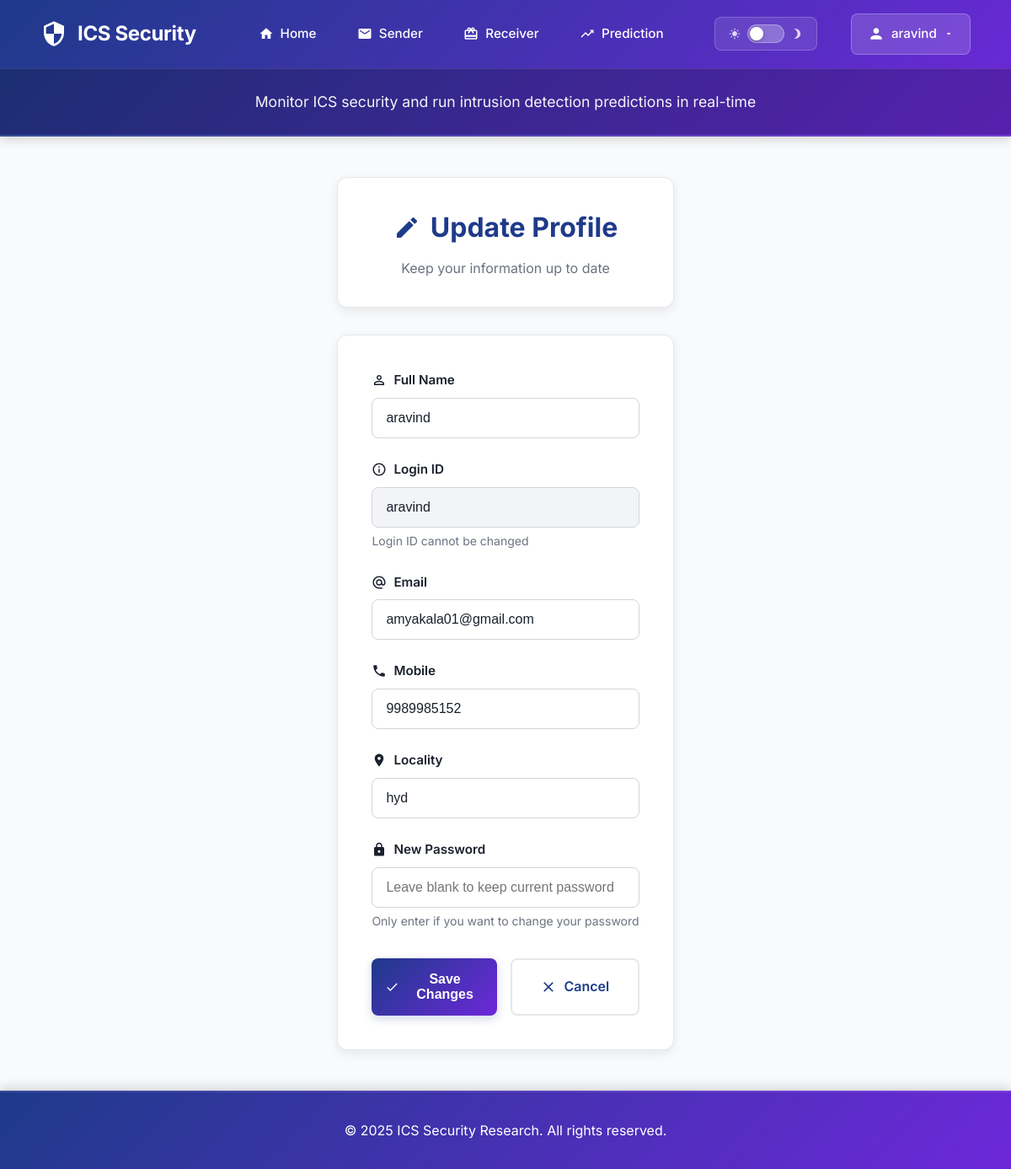
Page /update-profile/ (signed in) on the committed database.
### users/models.py (models this page shows, shortened)
class UserRegistrationModel(models.Model):
    name = models.CharField(max_length=100)
    loginid = models.CharField(unique=True, max_length=100)
    password = models.CharField(max_length=100)
    mobile = models.CharField(unique=True, max_length=100)
    email = models.CharField(unique=True, max_length=100)
    locality = models.CharField(max_length=100)
    address = models.CharField(max_length=1000)
    city = models.CharField(max_length=100)
    state = models.CharField(max_length=100)
    status = models.CharField(max_length=100)
    class Meta:
        db_table = 'UserRegistrations'

### users/views.py (the view, shortened to what this page needs)
# urls.py: path('update-profile/', usr.update_profile, name='update_profile'),
def update_profile(request):
    if 'id' not in request.session:
        messages.error(request, 'Please login to update your profile.')
        return redirect('UserLoginCheck')
    try:
        user = UserRegistrationModel.objects.get(id=request.session['id'])
        context = {
            'user': user
        }
        return render(request, 'update_profile.html', context)
    except UserRegistrationModel.DoesNotExist:
        messages.error(request, 'User not found.')
        return redirect('UserLoginCheck')

### templates/update_profile.html (shortened to what this page needs)
{% extends 'userbase.html' %}
{% block content %}
<div class="update-container">
    <div class="update-header">
        <h1>
            <svg xmlns="http://www.w3.org/2000/svg" viewBox="0 0 24 24">
                <path d="M3 17.25V21h3.75L17.81 9.94l-3.75-3.75L3 17.25zM20.71 7.04c.39-.39.39-1.02 0-1.41l-2.34-2.34c-.39-.39-1.02-.39-1.41 0l-1.83 1.83 3.75 3.75 1.83-1.83z"/>
            </svg>
            Update Profile
        </h1>
        <p>Keep your information up to date</p>
    </div>
    <form method="POST" class="update-form">
        <div class="form-group">
            <label for="name">
                Full Name
            </label>
            <input type="text" id="name" name="name" value="{{ user.name }}" required>
        </div>
        <div class="form-group">
            <label for="loginid">
                <svg xmlns="http://www.w3.org/2000/svg" viewBox="0 0 24 24">
                    <path d="M11 7h2v2h-2zm0 4h2v6h-2zm1-9C6.48 2 2 6.48 2 12s4.48 10 10 10 10-4.48 10-10S17.52 2 12 2zm0 18c-4.41 0-8-3.59-8-8s3.59-8 8-8 8 3.59 8 8-3.59 8-8 8z"/>
                </svg>
                Login ID
            </label>
            <input type="text" id="loginid" name="loginid" value="{{ user.loginid }}" disabled>
            <div class="form-note">Login ID cannot be changed</div>
        </div>
        <div class="form-group">
            <label for="email">
                Email
            </label>
            <input type="email" id="email" name="email" value="{{ user.email }}" required>
        </div>
        <div class="form-group">
            <label for="mobile">
                <svg xmlns="http://www.w3.org/2000/svg" viewBox="0 0 24 24">
                    <path d="M6.62 10.79c1.44 2.83 3.76 5.14 6.59 6.59l2.2-2.2c.27-.27.67-.36 1.02-.24 1.12.37 2.33.57 3.57.57.55 0 1 .45 1 1V20c0 .55-.45 1-1 1-9.39 0-17-7.61-17-17 0-.55.45-1 1-1h3.5c.55 0 1 .45 1 1 0 1.25.2 2.45.57 3.57.11.35.03.74-.25 1.02l-2.2 2.2z"/>
                </svg>
                Mobile
            </label>
            <input type="text" id="mobile" name="mobile" value="{{ user.mobile }}" required>
        </div>
        <div class="form-group">
            <label for="locality">
                <svg xmlns="http://www.w3.org/2000/svg" viewBox="0 0 24 24">
                    <path d="M12 2C8.13 2 5 5.13 5 9c0 5.25 7 13 7 13s7-7.75 7-13c0-3.87-3.13-7-7-7zm0 9.5c-1.38 0-2.5-1.12-2.5-2.5s1.12-2.5 2.5-2.5 2.5 1.12 2.5 2.5-1.12 2.5-2.5 2.5z"/>
                </svg>
                Locality
            </label>
            <input type="text" id="locality" name="locality" value="{{ user.locality }}" required>
        </div>
        <div class="form-group">
            <label for="password">
                <svg xmlns="http://www.w3.org/2000/svg" viewBox="0 0 24 24">
                    <path d="M18 8h-1V6c0-2.76-2.24-5-5-5S7 3.24 7 6v2H6c-1.1 0-2 .9-2 2v10c0 1.1.9 2 2 2h12c1.1 0 2-.9 2-2V10c0-1.1-.9-2-2-2zm-6 9c-1.1 0-2-.9-2-2s.9-2 2-2 2 .9 2 2-.9 2-2 2zM9 8V6c0-1.66 1.34-3 3-3s3 1.34 3 3v2H9z"/>
                </svg>
                New Password
            </label>
            <input type="password" id="password" name="password" placeholder="Leave blank to keep current password">
            <div class="form-note">Only enter if you want to change your password</div>
        </div>
        <div class="form-actions">
            <button type="submit" class="btn btn-primary">
                <svg xmlns="http://www.w3.org/2000/svg" viewBox="0 0 24 24">
                    <path d="M9 16.17L4.83 12l-1.42 1.41L9 19 21 7l-1.41-1.41z"/>
                </svg>
                Save Changes
            </button>
            <a href="{% url 'user_profile' %}" class="btn btn-secondary">
                <svg xmlns="http://www.w3.org/2000/svg" viewBox="0 0 24 24">
                    <path d="M19 6.41L17.59 5 12 10.59 6.41 5 5 6.41 10.59 12 5 17.59 6.41 19 12 13.41 17.59 19 19 17.59 13.41 12z"/>
                </svg>
                Cancel
            </a>
        </div>
    </form>
</div>
{% endblock %}

### templates/Userbase.html (style rules this page uses)
* { box-sizing: border-box; margin: 0; padding: 0; }
body { font-family: 'Inter', -apple-system, BlinkMacSystemFont, 'Segoe UI', Roboto, sans-serif; background-color: #f9fafb; color: #1a202c; line-height: 1.7; display: flex; flex-direction: column; min-height: 100vh; overflow-x: hidden; transition: background-color 0.3s ease, color 0.3s ease; }
body.light-theme { background-color: #f9fafb; color: #1a202c; }

### templates/update_profile.html (style rules this page uses)
.update-container { max-width: 700px; margin: 0 auto; }
.update-header { background: white; border-radius: 12px; padding: 2rem; margin-bottom: 2rem; box-shadow: 0 4px 12px rgba(0, 0, 0, 0.08); border: 1px solid #e5e7eb; text-align: center; }
.update-header h1 { font-size: 2rem; font-weight: 700; color: #1e3a8a; margin-bottom: 0.5rem; display: flex; align-items: center; justify-content: center; gap: 0.75rem; }
.update-header h1 svg { width: 32px; height: 32px; fill: currentColor; }
.update-header p { color: #6b7280; font-size: 1rem; }
.update-form { background: white; border-radius: 12px; padding: 2.5rem; box-shadow: 0 4px 12px rgba(0, 0, 0, 0.08); border: 1px solid #e5e7eb; }
.form-group { margin-bottom: 1.5rem; }
.form-group label { display: flex; align-items: center; gap: 0.5rem; font-weight: 600; color: #1a202c; margin-bottom: 0.5rem; font-size: 0.95rem; }
.form-group label svg { width: 18px; height: 18px; fill: currentColor; }
.form-group input { width: 100%; padding: 0.875rem 1rem; border: 1px solid #d1d5db; border-radius: 8px; font-size: 1rem; transition: all 0.2s ease; background: white; color: #1a202c; }
.form-group input:disabled { background: #f3f4f6; cursor: not-allowed; }
.form-note { font-size: 0.875rem; color: #6b7280; margin-top: 0.25rem; }
.form-actions { display: flex; gap: 1rem; margin-top: 2rem; }
.btn { flex: 1; padding: 1rem; border-radius: 8px; font-weight: 600; font-size: 1rem; text-decoration: none; display: inline-flex; align-items: center; justify-content: center; gap: 0.5rem; transition: all 0.2s ease; border: none; cursor: pointer; }
.btn svg { width: 20px; height: 20px; fill: currentColor; }
.btn-primary { background: linear-gradient(135deg, #1e3a8a, #6d28d9); color: white; box-shadow: 0 4px 12px rgba(30, 58, 138, 0.2); }
.btn-secondary { background: white; color: #1e3a8a; border: 2px solid #e5e7eb; }

### rows in the picture
UserRegistrationModel: name "aravind", loginid "aravind", email "amyakala01@gmail.com", mobile "9989985152", locality "hyd"

### other values in the picture
{{ request.session.loggeduser|default:"User" }} "aravind"
